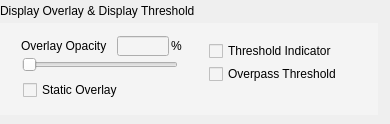
               <widget class="QWidget" name="widget_22" native="true">
                <property name="minimumSize">
                 <size>
                  <width>381</width>
                  <height>115</height>
                 </size>
                </property>
                <widget class="QWidget" name="widget_26" native="true">
                 <property name="geometry">
                  <rect>
                   <x>-3</x>
                   <y>23</y>
                   <width>381</width>
                   <height>92</height>
                  </rect>
                 </property>
                 <property name="styleSheet">
                  <string notr="true">background-color: rgb(244, 244, 244);</string>
                 </property>
                 <widget class="QLabel" name="label_71">
                  <property name="geometry">
                   <rect>
                    <x>174</x>
                    <y>15</y>
                    <width>16</width>
                    <height>16</height>
                   </rect>
                  </property>
                  <property name="text">
                   <string>%</string>
                  </property>
                 </widget>
                 <widget class="QLineEdit" name="overlayValue">
                  <property name="geometry">
                   <rect>
                    <x>120</x>
                    <y>13</y>
                    <width>52</width>
                    <height>20</height>
                   </rect>
                  </property>
                 </widget>
                 <widget class="QSlider" name="overlaySlider">
                  <property name="geometry">
                   <rect>
                    <x>25</x>
                    <y>34</y>
                    <width>156</width>
                    <height>16</height>
                   </rect>
                  </property>
                  <property name="orientation">
                   <enum>Qt::Horizontal</enum>
                  </property>
                 </widget>
                 <widget class="QLabel" name="label_74">
                  <property name="geometry">
                   <rect>
                    <x>24</x>
                    <y>15</y>
                    <width>93</width>
                    <height>16</height>
                   </rect>
                  </property>
                  <property name="text">
                   <string>Overlay Opacity</string>
                  </property>
                 </widget>
                 <widget class="QCheckBox" name="checkBox_3">
                  <property name="geometry">
                   <rect>
                    <x>26</x>
                    <y>59</y>
                    <width>151</width>
                    <height>16</height>
                   </rect>
                  </property>
                  <property name="text">
                   <string>Static Overlay</string>
                  </property>
                 </widget>
                 <widget class="QCheckBox" name="checkBox_4">
                  <property name="geometry">
                   <rect>
                    <x>212</x>
                    <y>20</y>
                    <width>151</width>
                    <height>16</height>
                   </rect>
                  </property>
                  <property name="text">
                   <string>Threshold Indicator</string>
                  </property>
                 </widget>
                 <widget class="QCheckBox" name="checkBox_5">
                  <property name="geometry">
                   <rect>
                    <x>212</x>
                    <y>43</y>
                    <width>151</width>
                    <height>16</height>
                   </rect>
                  </property>
                  <property name="text">
                   <string>Overpass Threshold</string>
                  </property>
                 </widget>
                </widget>
                <widget class="QLabel" name="label_61">
                 <property name="geometry">
                  <rect>
                   <x>0</x>
                   <y>3</y>
                   <width>219</width>
                   <height>16</height>
                  </rect>
                 </property>
                 <property name="text">
                  <string>Display Overlay &amp; Display Threshold</string>
                 </property>
                </widget>
               </widget>
